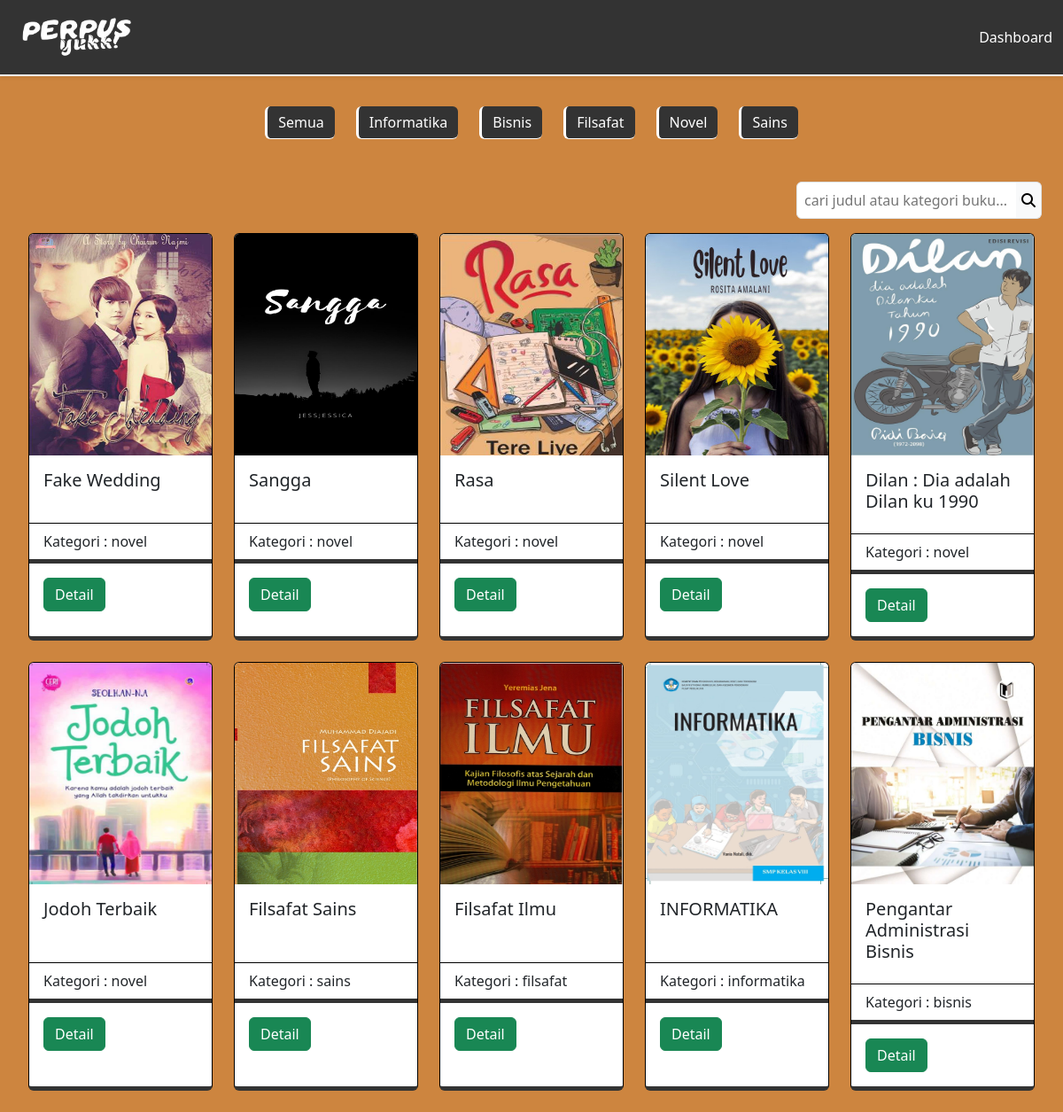
Page /DashboardMember/buku/daftarBuku.php (signed in) on the committed database.
### tables this page shows
CREATE TABLE `buku` (
  `cover` varchar(255) NOT NULL,
  `id_buku` varchar(20) NOT NULL,
  `kategori` varchar(255) NOT NULL,
  `judul` varchar(255) NOT NULL,
  `pengarang` varchar(255) NOT NULL,
  `penerbit` varchar(255) NOT NULL,
  `tahun_terbit` date NOT NULL,
  `jumlah_halaman` int(50) NOT NULL,
  `buku_deskripsi` text NOT NULL,
  `isi_buku` varchar(250) NOT NULL
);

### config/config.php (called while the page is built, shortened)
<?php
$host = "127.0.0.1";
$username = "root";
$password = "";
$database_name = "perpustakaan";
$connection = mysqli_connect($host, $username, $password, $database_name);
function queryReadData($dataKategori) {
  global $connection;
  $result = mysqli_query($connection, $dataKategori);
  $items = [];
  while($item = mysqli_fetch_assoc($result)) {
    $items[] = $item;
  }
  return $items;
}
?>

### DashboardMember/buku/daftarBuku.php (the view, shortened to what this page needs)
<?php
require "../../config/config.php";
$buku = queryReadData("SELECT * FROM buku ORDER BY id_buku DESC");
?>
<!DOCTYPE html>
<html lang="en">
  <head>
    <link rel="stylesheet" href="../../css/daftarbuku.css">
    <link rel="stylesheet" href="../../css/style.css">
    <link href="https://cdn.jsdelivr.net/npm/bootstrap@5.3.2/dist/css/bootstrap.min.css" rel="stylesheet">
  </head>
  <body style="background-color: #CD853F ;">
    <nav class="navbar fixed-top  shadow-sm">
      <div class="container-fluid">
        <a class="navbar-brand" href="#">
          <img src="../../assets/logo.png" alt="logo" width="130px">
        </a>
        <a class="btn nav-link" href="../dashboardMember.php">Dashboard</a>
      </div>
    </nav>
     <div class="p-4 mt-5">
      <div class="d-flex gap-2 mt-5 justify-content-center">
      <form action="" method="post">
        <div class="layout-card-custom">
         <button class="btn btn-outline-primary" type="submit">Semua</button>
         <button type="submit" name="informatika" class="btn btn-outline-primary">Informatika</button>
         <button type="submit" name="bisnis" class="btn btn-outline-primary">Bisnis</button>
         <button type="submit" name="filsafat" class="btn btn-outline-primary">Filsafat</button>
         <button type="submit" name="novel" class="btn btn-outline-primary">Novel</button>
         <button type="submit" name="sains" class="btn btn-outline-primary">Sains</button>
         </div>
        </form>
       </div>
       <form action="" method="post" class="mt-5">
       <div class="input-group d-flex justify-content-end mb-3">
         <input class="border p-2 rounded rounded-end-0 bg-tertiary" type="text" name="keyword" id="keyword" placeholder="cari judul atau kategori buku...">
         <button class="border border-start-0 bg-light rounded rounded-start-0" type="submit" name="search"><i class="fa-solid fa-magnifying-glass"></i></button>
       </div>
      </form>
    <div class="layout-card-custom">
       <?php foreach ($buku as $item) : ?>
       <div class="card" style="width: 13rem;">
         <img src="../../imgDB/<?= $item["cover"]; ?>" class="card-img-top" alt="coverBuku" height="250px">
         <div class="card-body">
           <h5 class="card-title"><?= $item["judul"]; ?></h5>
          </div>
          <ul class="list-group list-group-flush">
            <li class="list-group-item">Kategori : <?= $item["kategori"]; ?></li>
          </ul>
        <div class="card-body">
          <a class="btn btn-success" href="detailBuku.php?id=<?= $item["id_buku"]; ?>">Detail</a>
          </div>
        </div>
       <?php endforeach; ?>
      </div>
     </div>
    </body>
    </html>

### css/daftarbuku.css (style rules this page uses)
.container-fluid { background-color: #333 !important; }
.navbar { background-color: #333 !important; border-bottom: 2px solid white !important; }
.nav-link { color: white !important; }
.card { border: 1px solid black !important; transition : transform 0.3 ease ; transition: 0.5s; }

### css/style.css (style rules this page uses)
.btn-outline-primary { background-color: #333 !important; color: white !important; border: none !important; border-left: 3px solid !important; border-bottom:1px solid !important; }
.container-fluid { background-color: #333 !important; }
.navbar { background-color: #333 !important; border-bottom: 2px solid white !important; }
body { background-color: #CD853F !important ; }
img { width: 150px; }
.card { transition: transform 0.3s ease; border-bottom: 5px solid #333 !important; }

### DashboardMember/buku/daftarBuku.php (style rules this page uses)
.layout-card-custom { display: flex; flex-wrap: wrap; justify-content: center; gap: 1.5rem; }

### rows in the picture
buku: cover (picture), judul "Fake Wedding", kategori "novel"
buku: cover (picture), judul "Sangga", kategori "novel"
buku: cover (picture), judul "Rasa", kategori "novel"
buku: cover (picture), judul "Silent Love", kategori "novel"
buku: cover (picture), judul "Dilan : Dia adalah Dilan ku 1990", kategori "novel"
buku: cover (picture), judul "Jodoh Terbaik", kategori "novel"
buku: cover (picture), judul "Filsafat Sains", kategori "sains"
buku: cover (picture), judul "Filsafat Ilmu", kategori "filsafat"
buku: cover (picture), judul "INFORMATIKA", kategori "informatika"
buku: cover (picture), judul "Pengantar Administrasi Bisnis", kategori "bisnis"
